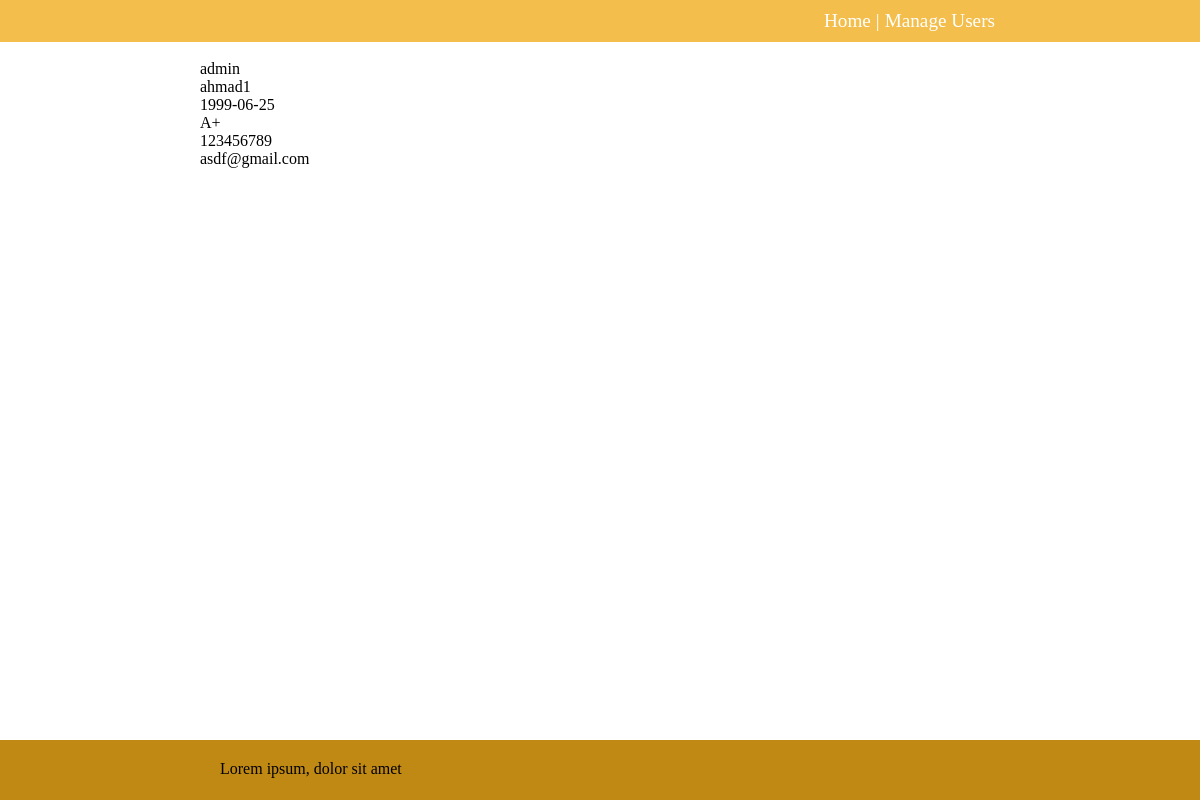
The page /preview/1 on the database as committed earlier.
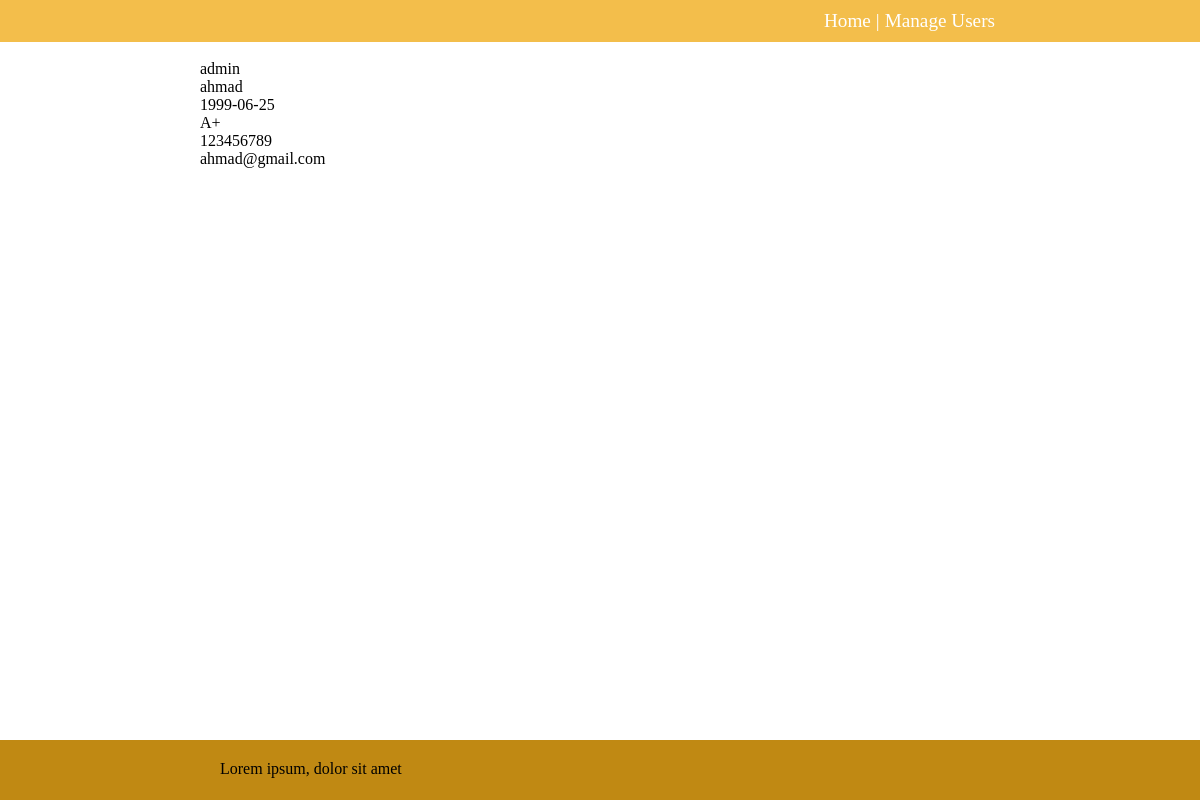
The same page on the database as committed later.
### app.py (models this page shows, shortened)
class User(db.Model):
    id = db.Column(db.Integer, primary_key = True)
    name = db.Column(db.String(50), nullable = False)
    pic = db.Column(db.Text, unique = True, nullable = False)
    mimetype = db.Column(db.Text, nullable = False)
    position = db.Column(db.String(50), nullable = False)
    date_of_birth = db.Column(db.Date, nullable = False)
    blood_group = db.Column(db.String(50), nullable = False)
    phone = db.Column(db.String(50), nullable = False)
    email = db.Column(db.String(80), nullable = False)

### app.py (the view)
@app.route("/preview/<int:id>")
def preview(id):
    user = User.query.filter_by(id=id).first()
    o = urlparse(request.base_url)
    host = o.hostname
    return render_template('preview.html',user = user,host=host)

### templates/preview.html (shortened to what this page needs)
{% extends 'base.html' %}
{% block body %}
<img src="http://{{ host }}:5000/images/{{ user.id }}" alt="" height="100px"> <br>
{{ user.position }} <br>
{{ user.name }} <br>
{{ user.date_of_birth }} <br>
{{ user.blood_group }} <br>
{{ user.phone }} <br>
{{ user.email }} <br>
{% endblock %}

Rows that differ between the two databases and show on the page:
changed User "admin": name "ahmad1" → "ahmad"; email "asdf@gmail.com" → "ahmad@gmail.com"
